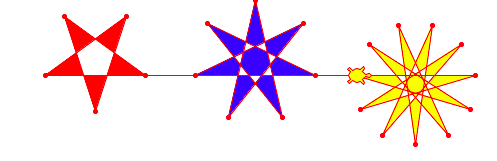

Here is the Python script that generated this plot:
# star function with 4 arguments
import turtle

def star(n, m, a, color):
    turtle.fillcolor(color)
    turtle.begin_fill()
    for i in range(n):
        turtle.forward(a)
        turtle.dot()
        turtle.left(360/n*m)
    turtle.end_fill()

turtle.back(200)
star(5, 2, 100, 'red')

turtle.forward(150)
star(7, 3, 120, 'blue')

turtle.forward(160)
star(11, 6, 120, 'yellow')

turtle.done()
